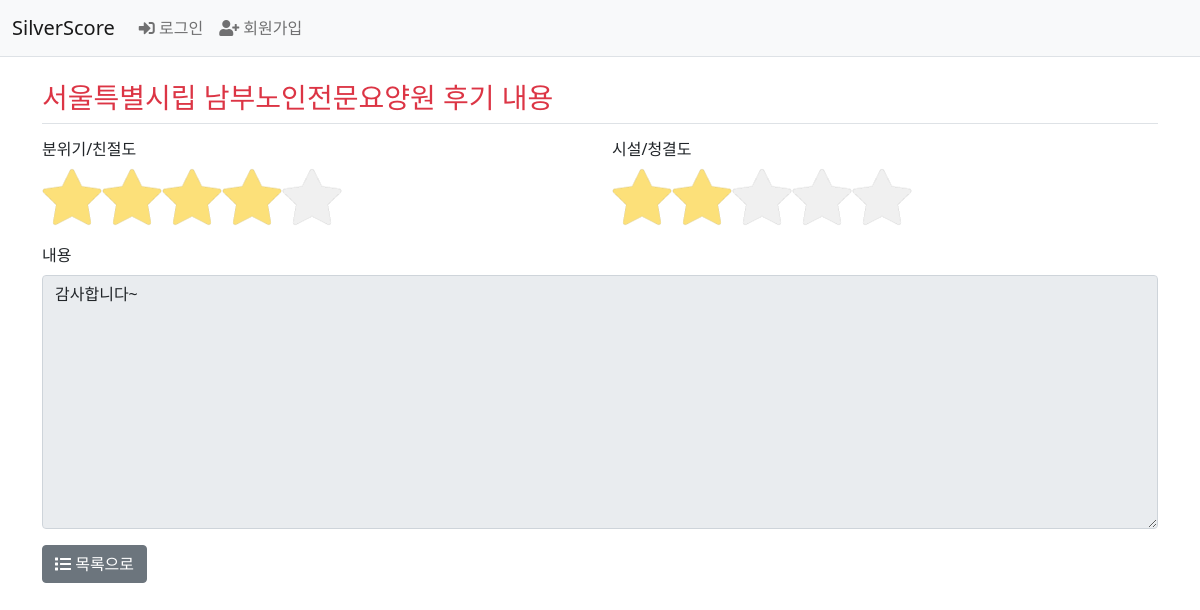
The page /member/review/detail/4/ on the database as committed earlier.
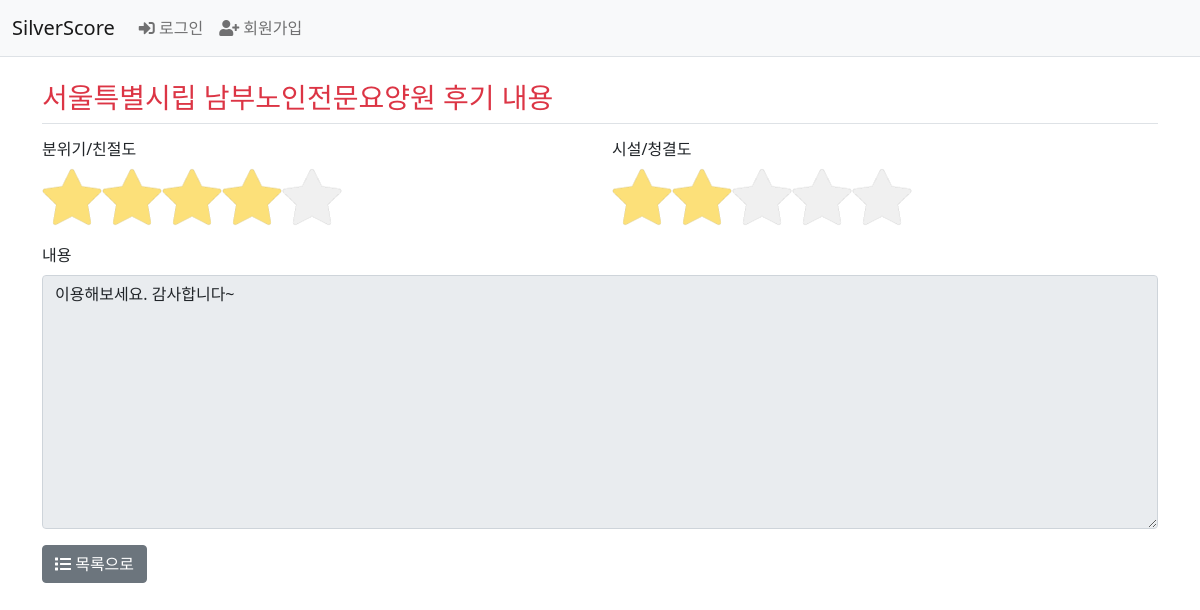
The same page on the database as committed later.
### member/models.py (models this page shows)
class LongTermAdmin(models.Model):
    id = models.AutoField(primary_key=True)
    longTermAdminSym = models.CharField(max_length=11)
    adminPttnCd = models.CharField(max_length=3)
    siDoCd = models.CharField(max_length=2)
    siGunGuCd = models.CharField(max_length=3)
    adminNm = models.CharField(max_length=100)
    ratingCd = models.CharField(max_length=15, blank=True, null=True)
    ratingDate = models.DateField()
    ratingGrade = models.CharField(max_length=1)
    detailAddr = models.CharField(max_length=1000)
    telNo = models.CharField(max_length=18)
    jaehwalCd = models.CharField(max_length=1, blank=True, null=True)
    chimaeCd = models.CharField(max_length=1, blank=True, null=True)
    photo = models.ImageField(upload_to='images/', null=True)
    longTermPeribRgtDt = models.DateField()
    stpRptDt = models.DateField()
    adminCd = models.CharField(max_length=1)
    sidogungucode = models.ForeignKey(SiDoGunGuCode, on_delete=models.CASCADE)
    adminpttncode = models.ForeignKey(AdminPttnCode, on_delete=models.CASCADE)

class Review(models.Model):
    id = models.BigAutoField(primary_key=True)
    amKind = models.SmallIntegerField(default=0)
    faClean = models.SmallIntegerField(default=0)
    content = models.CharField(max_length=500, blank=True)
    createDate = models.DateTimeField()
    modifyDate = models.DateTimeField(null=True, blank=True)
    user = models.ForeignKey(User, on_delete=models.CASCADE)
    longtermadmin = models.ForeignKey(LongTermAdmin, on_delete=models.CASCADE)

### member/views.py (the view)
# urls.py: path('review/detail/<int:review_id>/', views.review_detail, name='review_detail'),
def review_detail(request, review_id):
    review = get_object_or_404(Review, pk=review_id)
    context = {'review': review, 'longtermadmin': review.longtermadmin }
    return render(request, 'member/review_detail.html', context)

### templates/member/review_detail.html (shortened to what this page needs)
<!DOCTYPE html>
<html lang="en">
<head>
</head>
<body>
{% extends 'base.html' %}
{% block content %}
<div class="container">
    <h3 class="my-3 border-bottom py-2 text-danger">{{ longtermadmin.adminNm }} 후기 내용</h3>
    <div class="row">
        <h6 class="col">분위기/친절도</h6>
        <h6 class="col">시설/청결도</h6>
    </div>
    <div class="mb-3 row">
        <div class="col">
            <div class="rating">
                <label for="rating11"></label>
                <label for="rating12"></label>
                <label for="rating13"></label>
                <label for="rating14"></label>
                <label for="rating15"></label>
            </div>
        </div>
        <div class="col">
            <div class="rating">
                <label for="rating21"></label>
                <label for="rating22"></label>
                <label for="rating23"></label>
                <label for="rating24"></label>
                <label for="rating25"></label>
            </div>
        </div>
    </div>
    <form>
        <div class="mb-3">
        <label for="content" class="form-label">내용</label>
        <textarea class="form-control"
                  name="content" id="content" rows="10" maxlength="500" disabled>{{ review.content }}</textarea>
    </div>
    </form>
    <div class="my-3">
        <a href="{% url 'member:review_index' longtermadmin.id %}" class="back_to_list btn btn-secondary">
            <i class="fas fa-list"></i> 목록으로 </a>
    </div>
</div>
{% endblock %}k

### templates/base.html (shortened to what this page needs)
{% load static %}
<!DOCTYPE html>
<html lang="ko">
<head>
    <link rel="stylesheet" type="text/css" href="{% static 'bootstrap.min.css' %}">
    <link rel="stylesheet" type="text/css" href="{% static 'rating.css' %}">
    <link rel="stylesheet" href="https://cdnjs.cloudflare.com/ajax/libs/font-awesome/5.13.0/css/all.min.css">
</head>
<body>
{% include "navbar.html" %}
{% block content %}
{% endblock %}
</body>
</html>

### templates/navbar.html (shortened to what this page needs)
<!DOCTYPE html>
<html lang="en">
<head>
</head>
<body>
<nav class="navbar navbar-expand-lg navbar-light bg-light border-bottom">
     <div class="container-fluid">
        <a class="navbar-brand" href="{% url 'member:review_index' 1 %}">SilverScore</a>
        <div class="navbar-collapse collapse" id="navbarSupportedContent">
            <ul class="navbar-nav me-auto mb-2 mb-lg-0">
                <li class="nav-item" >
                    {% if user.is_authenticated %}
                    <a class="nav-link" href="{% url 'common:logout' %}">
                        <i class="fas fa-sign-out-alt"></i> {{ user.username }} (로그아웃)</a>
                    {% else %}
                    <a class="nav-link" href="{% url 'common:login' %}">
                        <i class="fas fa-sign-in-alt"></i> 로그인 </a>
                    {% endif %}
                </li>
                <li class="nav-item">
                    {% if not user.is_authenticated %}
                    <a class="nav-link" href="{% url 'common:signup' %}">
                        <i class="fas fa-user-plus"></i> 회원가입 </a>
                    {% endif %}
                </li>
            </ul>
        </div>
    </div>
</nav>
</body>
</html>

### static/rating.css (style rules this page uses)
.rating { height: 60px; width: 300px; background-color: #f0f0f0; }
.rating .rate_radio + label { position: relative; display: block; float: left; z-index: 10; width: 60px; height: 60px; background-image: url('/static/img/star.png'); background-repeat: no-repeat; background-size: 60px 60px; cursor: pointer; }

Rows that differ between the two databases and show on the page:
changed Review: content "감사합니다~" → "이용해보세요. 감사합니다~"
